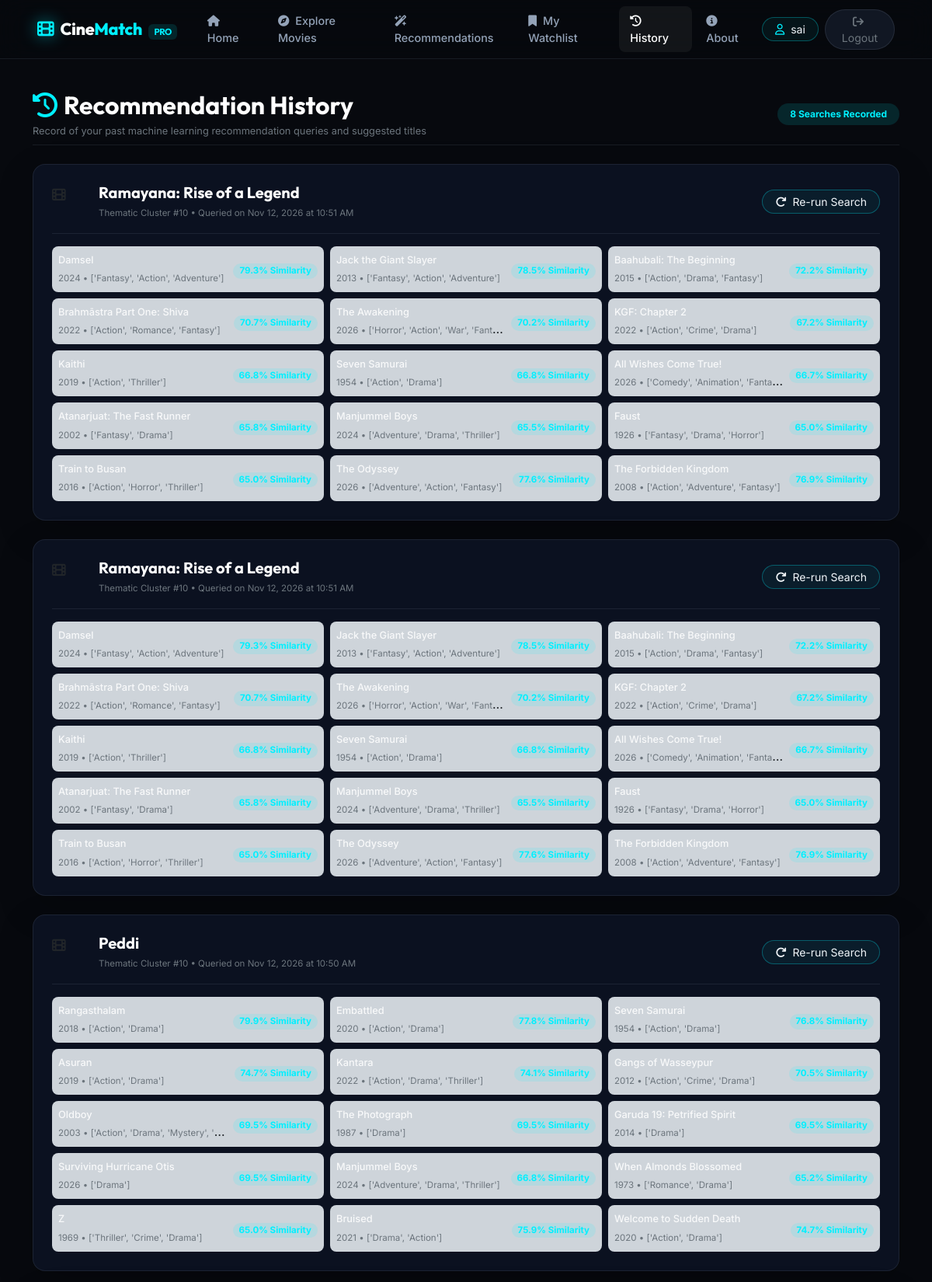
The app's page /history (signed in, upper part) with its own data.
### database/models.py (models this page shows, shortened)
class User(Base):
    __tablename__ = 'users'
    id = Column(Integer, primary_key=True)
    full_name = Column(String(120), nullable=False)
    email = Column(String(150), unique=True, nullable=False, index=True)
    password_hash = Column(String(255), nullable=False)
    created_at = Column(DateTime, default=utc_now)
    watchlist_items = relationship('Watchlist', back_populates='user', cascade='all, delete-orphan')
    recommendation_histories = relationship('RecommendationHistory', back_populates='user', cascade='all, delete-orphan')

class RecommendationHistory(Base):
    __tablename__ = 'recommendation_history'
    id = Column(Integer, primary_key=True)
    user_id = Column(Integer, ForeignKey('users.id', ondelete='CASCADE'), nullable=False)
    selected_movie_id = Column(Integer, nullable=False)
    selected_movie_title = Column(String(255), nullable=False)
    recommended_movies_json = Column(Text, nullable=False)  # JSON serialized recommendations
    cluster_id = Column(Integer, nullable=True)
    created_at = Column(DateTime, default=utc_now)
    user = relationship('User', back_populates='recommendation_histories')
    def get_recommendations(self):
        try:
            return json.loads(self.recommended_movies_json)
        except Exception:
            return []

### routes/recommendations.py (the view)
@rec_bp.route('/history')
@login_required
def history():
    user = get_current_user()
    history_records = db_session.query(RecommendationHistory).filter_by(
        user_id=user.id
    ).order_by(RecommendationHistory.created_at.desc()).all()
    return render_template('history.html', history_records=history_records)

### routes/auth_helper.py (called while the page is built)
def get_current_user():
    user_id = session.get('user_id')
    if not user_id:
        return None
    return db_session.get(User, user_id)

### templates/history.html (shortened to what this page needs)
{% extends "base.html" %}
{% block extra_css %}
<link rel="stylesheet" href="{{ url_for('static', filename='css/dashboard.css') }}">
{% endblock %}
{% block content %}
<div class="container py-4">
    <div class="d-flex flex-wrap align-items-center justify-content-between mb-4 pb-2 border-bottom-subtle">
        <div>
            <h2 class="font-outfit fw-bold text-white mb-1 d-flex align-items-center gap-2">
                <i class="fa-solid fa-clock-rotate-left text-cyan"></i>
                <span>Recommendation History</span>
            </h2>
            <p class="text-secondary fs-xs mb-0">Record of your past machine learning recommendation queries and suggested titles</p>
        </div>
        <div class="mt-2 mt-md-0">
            <span class="badge bg-cyan-subtle text-cyan fs-sm px-3 py-2 rounded-pill">
                {{ history_records|length }} {{ 'Search' if history_records|length == 1 else 'Searches' }} Recorded
            </span>
        </div>
    </div>
    {% if history_records %}
    <div class="d-flex flex-column gap-4">
        {% for record in history_records %}
        {% set rec_list = record.get_recommendations() %}
        <div class="card bg-card-dark border-subtle rounded-4 p-4 shadow-lg">
            <div class="d-flex flex-wrap align-items-center justify-content-between mb-3 border-bottom-subtle pb-3">
                <div class="d-flex align-items-center gap-3">
                    <span class="stat-icon-wrapper stat-cyan" style="width: 44px; height: 44px; font-size: 1.1rem;">
                        <i class="fa-solid fa-film"></i>
                    </span>
                    <div>
                        <h5 class="font-outfit fw-bold text-white mb-0">{{ record.selected_movie_title }}</h5>
                        <span class="text-secondary fs-2xs">
                            Thematic Cluster #{{ record.cluster_id if record.cluster_id is not none else '-' }} &bull; Queried on {{ record.created_at.strftime('%b %d, %Y at %I:%M %p') }}
                        </span>
                    </div>
                </div>
                <div class="mt-2 mt-md-0">
                    <a href="{{ url_for('recommendations.recommend', movie=record.selected_movie_title) }}" class="btn btn-outline-cyan-subtle btn-sm rounded-pill px-3">
                        <i class="fa-solid fa-arrow-rotate-right me-1"></i> Re-run Search
                    </a>
                </div>
            </div>
            <div class="row g-2">
                {% for rec in rec_list %}
                <div class="col-md-6 col-lg-4">
                    <div class="p-2 rounded-3 bg-dark-subtle border-subtle d-flex align-items-center justify-content-between">
                        <div class="text-truncate me-2">
                            <span class="text-light fw-medium fs-xs d-block text-truncate" title="{{ rec.title }}">{{ rec.title }}</span>
                            <span class="text-secondary fs-2xs">{{ rec.release_year }} &bull; {{ rec.genres }}</span>
                        </div>
                        <div class="text-end text-nowrap">
                            <span class="badge bg-cyan-subtle text-cyan fs-2xs px-2 py-1 rounded-pill">{{ rec.similarity_label }}</span>
                        </div>
                    </div>
                </div>
                {% endfor %}
            </div>
        </div>
        {% endfor %}
    </div>
    {% endif %}
</div>
{% endblock %}

### templates/base.html (shortened to what this page needs)
<!DOCTYPE html>
<html lang="en">
<head>
    <link href="https://cdn.jsdelivr.net/npm/bootstrap@5.3.2/dist/css/bootstrap.min.css" rel="stylesheet">
    <link rel="stylesheet" href="https://cdnjs.cloudflare.com/ajax/libs/font-awesome/6.5.1/css/all.min.css">
    <link rel="stylesheet" href="{{ url_for('static', filename='css/style.css') }}">
    <link rel="stylesheet" href="{{ url_for('static', filename='css/dashboard.css') }}">
    {% block extra_css %}{% endblock %}
</head>
<body class="bg-cinematic text-light">
    {% if session.get('user_id') %}
    <nav class="navbar navbar-expand-xl navbar-dark bg-glass sticky-top py-2 border-bottom-subtle">
        <div class="container-fluid px-lg-5">
            <a class="navbar-brand d-flex align-items-center gap-2 me-4" href="{{ url_for('main.dashboard') }}">
                <span class="brand-icon"><i class="fa-solid fa-film text-cyan"></i></span>
                <span class="brand-title">Cine<span class="text-cyan">Match</span><span class="badge bg-cyan-subtle ms-2 text-cyan fs-2xs font-outfit">PRO</span></span>
            </a>
            <div class="collapse navbar-collapse" id="mainNavbar">
                <ul class="navbar-nav me-auto mb-2 mb-xl-0 gap-xl-1">
                    <li class="nav-item">
                        <a class="nav-link {% if request.endpoint == 'main.dashboard' %}active text-cyan{% endif %}" href="{{ url_for('main.dashboard') }}">
                            <i class="fa-solid fa-house me-1"></i> Home
                        </a>
                    </li>
                    <li class="nav-item">
                        <a class="nav-link {% if request.endpoint == 'main.explore' %}active text-cyan{% endif %}" href="{{ url_for('main.explore') }}">
                            <i class="fa-solid fa-compass me-1"></i> Explore Movies
                        </a>
                    </li>
                    <li class="nav-item">
                        <a class="nav-link {% if request.endpoint == 'recommendations.recommend' or request.endpoint == 'recommendations.results' %}active text-cyan{% endif %}" href="{{ url_for('recommendations.recommend') }}">
                            <i class="fa-solid fa-wand-magic-sparkles me-1"></i> Recommendations
                        </a>
                    </li>
                    <li class="nav-item">
                        <a class="nav-link {% if request.endpoint == 'watchlist.index' %}active text-cyan{% endif %}" href="{{ url_for('watchlist.index') }}">
                            <i class="fa-solid fa-bookmark me-1"></i> My Watchlist
                        </a>
                    </li>
                    <li class="nav-item">
                        <a class="nav-link {% if request.endpoint == 'recommendations.history' %}active text-cyan{% endif %}" href="{{ url_for('recommendations.history') }}">
                            <i class="fa-solid fa-clock-rotate-left me-1"></i> History
                        </a>
                    </li>
                    <li class="nav-item">
                        <a class="nav-link {% if request.endpoint == 'main.about' %}active text-cyan{% endif %}" href="{{ url_for('main.about') }}">
                            <i class="fa-solid fa-circle-info me-1"></i> About
                        </a>
                    </li>
                </ul>
                <div class="d-flex align-items-center gap-2 mt-3 mt-xl-0">
                    <a href="{{ url_for('main.profile') }}" class="btn btn-outline-cyan-subtle btn-sm rounded-pill px-3 d-flex align-items-center gap-2">
                        <i class="fa-regular fa-user text-cyan"></i>
                        <span>{{ session.get('user_name', 'Profile') }}</span>
                    </a>
                    <a href="{{ url_for('auth.logout') }}" class="btn btn-dark-subtle btn-sm rounded-pill px-3 text-secondary hover-danger">
                        <i class="fa-solid fa-arrow-right-from-bracket me-1"></i> Logout
                    </a>
                </div>
            </div>
        </div>
    </nav>
    {% endif %}
    <main class="page-content">
        {% block content %}{% endblock %}
    </main>
</body>
</html>

### static/css/style.css (style rules this page uses)
:root { --bg-main: #07090e; --bg-card: rgba(13, 19, 33, 0.75); --bg-card-hover: rgba(18, 27, 47, 0.9); --cyan-primary: #00f0ff; --cyan-secondary: #0070f3; --cyan-subtle: rgba(0, 240, 255, 0.12); --cyan-glow: 0 0 25px rgba(0, 240, 255, 0.25); --border-subtle: rgba(148, 163, 184, 0.12); --border-cyan: rgba(0, 240, 255, 0.35); --text-primary: #f8fafc; --text-secondary: #94a3b8; --text-muted: #64748b; }
body.bg-cinematic { background-color: var(--bg-main); color: var(--text-primary); font-family: 'Inter', -apple-system, BlinkMacSystemFont, sans-serif; min-height: 100vh; display: flex; flex-direction: column; }
.page-content { flex: 1 0 auto; }
.font-outfit { font-family: 'Outfit', sans-serif; }
.text-cyan { color: var(--cyan-primary) !important; }
.bg-cyan-subtle { background-color: var(--cyan-subtle) !important; }
.border-bottom-subtle { border-bottom: 1px solid var(--border-subtle); }
.fs-xs { font-size: 0.8rem; }
.fs-2xs { font-size: 0.72rem; }
.bg-glass { background: rgba(7, 9, 14, 0.85) !important; backdrop-filter: blur(16px); -webkit-backdrop-filter: blur(16px); }
.brand-icon { font-size: 1.35rem; filter: drop-shadow(0 0 10px rgba(0, 240, 255, 0.6)); }
.brand-title { font-family: 'Outfit', sans-serif; font-weight: 800; font-size: 1.35rem; letter-spacing: -0.02em; color: #ffffff; }
.nav-link { color: var(--text-secondary) !important; font-weight: 500; font-size: 0.9rem; padding: 0.5rem 0.9rem !important; border-radius: 8px; transition: all 0.2s ease; }
.nav-link:hover, .nav-link.active { color: #ffffff !important; background: rgba(255, 255, 255, 0.05); }
.btn-outline-cyan-subtle { border: 1px solid rgba(0, 240, 255, 0.3); color: #f1f5f9; background: rgba(0, 240, 255, 0.05); transition: all 0.25s ease; }
.btn-dark-subtle { background: rgba(30, 41, 59, 0.5); border: 1px solid rgba(148, 163, 184, 0.15); }
.bg-card-dark { background-color: #0b1120 !important; border: 1px solid var(--border-subtle); }

### static/css/dashboard.css (style rules this page uses)
:root { --bg-dark-black: #06080e; --bg-panel: rgba(11, 16, 28, 0.75); --bg-card: rgba(14, 20, 36, 0.8); --border-subtle: rgba(148, 163, 184, 0.12); --border-cyan: rgba(0, 240, 255, 0.3); --cyan-primary: #00f0ff; --cyan-secondary: #0070f3; --text-primary: #f8fafc; --text-secondary: #94a3b8; --poster-ratio: 1.5; }

### records on screen
User: get "sai"
RecommendationHistory: selected_movie_title "Ramayana: Rise of a Legend", cluster "10", created_at "Nov 12, 2026 at 10:51 AM", title "Damsel" "Jack the Giant Slayer" "Baahubali: The Beginning" "Brahmāstra Part One: Shiva" "The Awakening" "KGF: Chapter 2" "Kaithi" "Seven Samurai" "All Wishes Come True!" "Atanarjuat: The Fast Runner" "Manjummel Boys" "Faust" "Train to Busan" "The Odyssey" "The Forbidden Kingdom", release_year "2024" "2013" "2015" "2022" "2026" "2022" "2019" "1954" "2026" "2002" "2024" "1926" "2016" "2026" "2008", genres "['Fantasy', 'Action', 'Adventure']" "['Fantasy', 'Action', 'Adventure']" "['Action', 'Drama', 'Fantasy']" "['Action', 'Romance', 'Fantasy']" "['Horror', 'Action', 'War', 'Fant…" "['Action', 'Crime', 'Drama']" "['Action', 'Thriller']" "['Action', 'Drama']" "['Comedy', 'Animation', 'Fant…" "['Fantasy', 'Drama']" "['Adventure', 'Drama', 'Thriller']" "['Fantasy', 'Drama', 'Horror']" "['Action', 'Horror', 'Thriller']" "['Adventure', 'Action', 'Fantasy']" "['Action', 'Adventure', 'Fantasy']", similarity_label "79.3% Similarity" "78.5% Similarity" "72.2% Similarity" "70.7% Similarity" "70.2% Similarity" "67.2% Similarity" "66.8% Similarity" "66.8% Similarity" "66.7% Similarity" "65.8% Similarity" "65.5% Similarity" "65.0% Similarity" "65.0% Similarity" "77.6% Similarity" "76.9% Similarity"
RecommendationHistory: selected_movie_title "Ramayana: Rise of a Legend", cluster "10", created_at "Nov 12, 2026 at 10:51 AM", title "Damsel" "Jack the Giant Slayer" "Baahubali: The Beginning" "Brahmāstra Part One: Shiva" "The Awakening" "KGF: Chapter 2" "Kaithi" "Seven Samurai" "All Wishes Come True!" "Atanarjuat: The Fast Runner" "Manjummel Boys" "Faust" "Train to Busan" "The Odyssey" "The Forbidden Kingdom", release_year "2024" "2013" "2015" "2022" "2026" "2022" "2019" "1954" "2026" "2002" "2024" "1926" "2016" "2026" "2008", genres "['Fantasy', 'Action', 'Adventure']" "['Fantasy', 'Action', 'Adventure']" "['Action', 'Drama', 'Fantasy']" "['Action', 'Romance', 'Fantasy']" "['Horror', 'Action', 'War', 'Fant…" "['Action', 'Crime', 'Drama']" "['Action', 'Thriller']" "['Action', 'Drama']" "['Comedy', 'Animation', 'Fant…" "['Fantasy', 'Drama']" "['Adventure', 'Drama', 'Thriller']" "['Fantasy', 'Drama', 'Horror']" "['Action', 'Horror', 'Thriller']" "['Adventure', 'Action', 'Fantasy']" "['Action', 'Adventure', 'Fantasy']", similarity_label "79.3% Similarity" "78.5% Similarity" "72.2% Similarity" "70.7% Similarity" "70.2% Similarity" "67.2% Similarity" "66.8% Similarity" "66.8% Similarity" "66.7% Similarity" "65.8% Similarity" "65.5% Similarity" "65.0% Similarity" "65.0% Similarity" "77.6% Similarity" "76.9% Similarity"
RecommendationHistory: selected_movie_title "Peddi", cluster "10", created_at "Nov 12, 2026 at 10:50 AM", title "Rangasthalam" "Embattled" "Seven Samurai" "Asuran" "Kantara" "Gangs of Wasseypur" "Oldboy" "The Photograph" "Garuda 19: Petrified Spirit" "Surviving Hurricane Otis" "Manjummel Boys" "When Almonds Blossomed" "Z" "Bruised" "Welcome to Sudden Death", release_year "2018" "2020" "1954" "2019" "2022" "2012" "2003" "1987" "2014" "2026" "2024" "1973" "1969" "2021" "2020", genres "['Action', 'Drama']" "['Action', 'Drama']" "['Action', 'Drama']" "['Action', 'Drama']" "['Action', 'Drama', 'Thriller']" "['Action', 'Crime', 'Drama']" "['Action', 'Drama', 'Mystery', '…" "['Drama']" "['Drama']" "['Drama']" "['Adventure', 'Drama', 'Thriller']" "['Romance', 'Drama']" "['Thriller', 'Crime', 'Drama']" "['Drama', 'Action']" "['Action', 'Drama']", similarity_label "79.9% Similarity" "77.8% Similarity" "76.8% Similarity" "74.7% Similarity" "74.1% Similarity" "70.5% Similarity" "69.5% Similarity" "69.5% Similarity" "69.5% Similarity" "69.5% Similarity" "66.8% Similarity" "65.2% Similarity" "65.0% Similarity" "75.9% Similarity" "74.7% Similarity"

### other values on screen
{{ history_records|length }} "8"
{{ 'Search' if history_records|length == 1 else 'Searches' }} "Searches"
